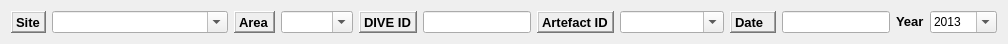
  <widget class="QWidget" name="layoutWidget">
   <property name="geometry">
    <rect>
     <x>20</x>
     <y>200</y>
     <width>1008</width>
     <height>27</height>
    </rect>
   </property>
   <layout class="QGridLayout" name="gridLayout_9">
    <item row="0" column="11">
     <widget class="QComboBox" name="comboBox_years">
      <property name="enabled">
       <bool>true</bool>
      </property>
      <property name="sizePolicy">
       <sizepolicy hsizetype="Preferred" vsizetype="Fixed">
        <horstretch>0</horstretch>
        <verstretch>0</verstretch>
       </sizepolicy>
      </property>
      <property name="minimumSize">
       <size>
        <width>67</width>
        <height>0</height>
       </size>
      </property>
      <property name="locale">
       <locale language="English" country="UnitedKingdom"/>
      </property>
      <property name="editable">
       <bool>true</bool>
      </property>
      <item>
       <property name="text">
        <string>2013</string>
       </property>
      </item>
      <item>
       <property name="text">
        <string>2014</string>
       </property>
      </item>
      <item>
       <property name="text">
        <string>2015</string>
       </property>
      </item>
      <item>
       <property name="text">
        <string>2016</string>
       </property>
      </item>
      <item>
       <property name="text">
        <string>2017</string>
       </property>
      </item>
      <item>
       <property name="text">
        <string>2018</string>
       </property>
      </item>
      <item>
       <property name="text">
        <string>2019</string>
       </property>
      </item>
      <item>
       <property name="text">
        <string>2020</string>
       </property>
      </item>
     </widget>
    </item>
    <item row="0" column="0">
     <widget class="QLabel" name="label_39">
      <property name="font">
       <font>
        <pointsize>10</pointsize>
        <weight>75</weight>
        <bold>true</bold>
       </font>
      </property>
      <property name="locale">
       <locale language="English" country="UnitedKingdom"/>
      </property>
      <property name="frameShape">
       <enum>QFrame::WinPanel</enum>
      </property>
      <property name="frameShadow">
       <enum>QFrame::Raised</enum>
      </property>
      <property name="text">
       <string>Site</string>
      </property>
     </widget>
    </item>
    <item row="0" column="1">
     <widget class="QComboBox" name="comboBox_site">
      <property name="sizePolicy">
       <sizepolicy hsizetype="Expanding" vsizetype="Fixed">
        <horstretch>0</horstretch>
        <verstretch>0</verstretch>
       </sizepolicy>
      </property>
      <property name="minimumSize">
       <size>
        <width>176</width>
        <height>0</height>
       </size>
      </property>
      <property name="locale">
       <locale language="English" country="UnitedKingdom"/>
      </property>
      <property name="editable">
       <bool>true</bool>
      </property>
     </widget>
    </item>
    <item row="0" column="2">
     <widget class="QLabel" name="label_40">
      <property name="font">
       <font>
        <pointsize>10</pointsize>
        <weight>75</weight>
        <bold>true</bold>
       </font>
      </property>
      <property name="locale">
       <locale language="English" country="UnitedKingdom"/>
      </property>
      <property name="frameShape">
       <enum>QFrame::WinPanel</enum>
      </property>
      <property name="frameShadow">
       <enum>QFrame::Raised</enum>
      </property>
      <property name="text">
       <string>Area</string>
      </property>
     </widget>
    </item>
    <item row="0" column="6">
     <widget class="QLabel" name="label_29">
      <property name="font">
       <font>
        <pointsize>10</pointsize>
        <weight>75</weight>
        <bold>true</bold>
       </font>
      </property>
      <property name="locale">
       <locale language="English" country="UnitedKingdom"/>
      </property>
      <property name="frameShape">
       <enum>QFrame::WinPanel</enum>
      </property>
      <property name="frameShadow">
       <enum>QFrame::Raised</enum>
      </property>
      <property name="text">
       <string>Artefact ID</string>
      </property>
      <property name="openExternalLinks">
       <bool>true</bool>
      </property>
     </widget>
    </item>
    <item row="0" column="3">
     <widget class="QComboBox" name="comboBox_area">
      <property name="sizePolicy">
       <sizepolicy hsizetype="Expanding" vsizetype="Fixed">
        <horstretch>0</horstretch>
        <verstretch>0</verstretch>
       </sizepolicy>
      </property>
      <property name="locale">
       <locale language="English" country="UnitedKingdom"/>
      </property>
      <property name="editable">
       <bool>true</bool>
      </property>
     </widget>
    </item>
    <item row="0" column="5">
     <widget class="QLineEdit" name="lineEdit_divelog_id">
      <property name="sizePolicy">
       <sizepolicy hsizetype="Expanding" vsizetype="Fixed">
        <horstretch>0</horstretch>
        <verstretch>0</verstretch>
       </sizepolicy>
      </property>
      <property name="locale">
       <locale language="English" country="UnitedKingdom"/>
      </property>
     </widget>
    </item>
    <item row="0" column="7">
     <widget class="QComboBox" name="comboBox_artefact">
      <property name="sizePolicy">
       <sizepolicy hsizetype="Expanding" vsizetype="Fixed">
        <horstretch>0</horstretch>
        <verstretch>0</verstretch>
       </sizepolicy>
      </property>
      <property name="minimumSize">
       <size>
        <width>104</width>
        <height>0</height>
       </size>
      </property>
      <property name="locale">
       <locale language="English" country="UnitedKingdom"/>
      </property>
      <property name="editable">
       <bool>true</bool>
      </property>
     </widget>
    </item>
    <item row="0" column="4">
     <widget class="QLabel" name="label_25">
      <property name="font">
       <font>
        <pointsize>10</pointsize>
        <weight>75</weight>
        <bold>true</bold>
       </font>
      </property>
      <property name="locale">
       <locale language="English" country="UnitedKingdom"/>
      </property>
      <property name="frameShape">
       <enum>QFrame::WinPanel</enum>
      </property>
      <property name="frameShadow">
       <enum>QFrame::Raised</enum>
      </property>
      <property name="text">
       <string>DIVE ID</string>
      </property>
     </widget>
    </item>
    <item row="0" column="8">
     <widget class="QLabel" name="label_7">
      <property name="sizePolicy">
       <sizepolicy hsizetype="Expanding" vsizetype="Preferred">
        <horstretch>0</horstretch>
        <verstretch>0</verstretch>
       </sizepolicy>
      </property>
      <property name="font">
       <font>
        <pointsize>10</pointsize>
        <weight>75</weight>
        <bold>true</bold>
       </font>
      </property>
      <property name="locale">
       <locale language="English" country="UnitedKingdom"/>
      </property>
      <property name="frameShape">
       <enum>QFrame::WinPanel</enum>
      </property>
      <property name="frameShadow">
       <enum>QFrame::Raised</enum>
      </property>
      <property name="text">
       <string>Date</string>
      </property>
     </widget>
    </item>
    <item row="0" column="9">
     <widget class="QLineEdit" name="lineEdit_date">
      <property name="sizePolicy">
       <sizepolicy hsizetype="Expanding" vsizetype="Fixed">
        <horstretch>0</horstretch>
        <verstretch>0</verstretch>
       </sizepolicy>
      </property>
      <property name="locale">
       <locale language="English" country="UnitedKingdom"/>
      </property>
     </widget>
    </item>
    <item row="0" column="10">
     <widget class="QLabel" name="label_12">
      <property name="font">
       <font>
        <pointsize>10</pointsize>
        <weight>75</weight>
        <bold>true</bold>
       </font>
      </property>
      <property name="locale">
       <locale language="English" country="UnitedKingdom"/>
      </property>
      <property name="text">
       <string>&lt;html&gt;&lt;head/&gt;&lt;body&gt;&lt;p&gt;Year&lt;/p&gt;&lt;/body&gt;&lt;/html&gt;</string>
      </property>
     </widget>
    </item>
   </layout>
  </widget>
